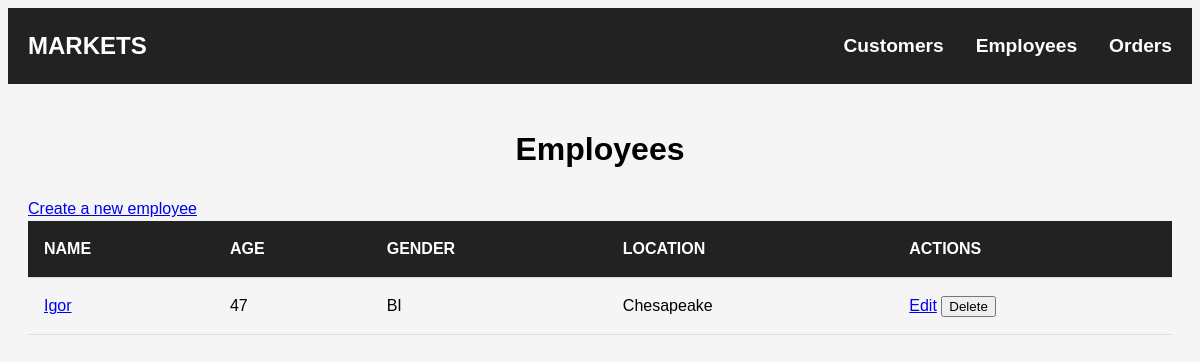
/employees/, run on the app's committed database.
### dashboard/models.py (models this page shows, shortened)
class Employee(models.Model):
    employee_name = models.CharField(
        max_length=225,
        null=True,
        blank=True,
        verbose_name='Employee name'
    )
    age = models.IntegerField()
    gender = models.CharField(
        max_length=20,
        choices=GENDER_CHOICES,
        default='OTHER'
    )
    location = models.ForeignKey(
        Location,
        on_delete=models.CASCADE
    )
    class Meta:
        verbose_name = 'Employee'
        verbose_name_plural = 'Employees'

### markets/models.py (models this page shows)
class Location(models.Model):
    location_name = models.CharField(
        max_length=225,
        null=True,
        blank=True,
        verbose_name='Название места'
    )
    class Meta:
        verbose_name = 'Location'
        verbose_name_plural = 'locations'
    def __str__(self):
        return self.location_name

### dashboard/views.py (the view)
# urls.py: path('employees/', views.employee_list, name='employee_list'),
def employee_list(request):
    employees = Employee.objects.all()
    context = {'employees': employees}
    return render(request, 'employee_list.html', context)

### dashboard/templates/employee_list.html (shortened to what this page needs)
{% extends 'base.html' %}
{% block content %}
  <h1>Employees</h1>
  <a href="{% url 'dashboard:employee_create' %}" class="btn btn-primary">Create a new employee</a>
  <table class="table table-striped">
    <thead>
      <tr>
        <th>Name</th>
        <th>Age</th>
        <th>Gender</th>
        <th>Location</th>
        <th scope="col">Actions</th>
      </tr>
    </thead>
    <tbody>
      {% for employee in employees %}
      <tr>
        <td><a href="{% url 'dashboard:employee_detail' employee.id %}">{{ employee.employee_name }}</a></td>
        <td>{{ employee.age }}</td>
        <td>{{ employee.gender }}</td>
        <td>{{ employee.location }}</td>
        <td>
          <a href="{% url 'dashboard:employee_update' employee.id %}" class="btn btn-secondary">Edit</a>
          <form method="post" action="{% url 'dashboard:employee_delete' employee.id %}" style="display: inline-block;">
            <button type="submit" class="btn btn-danger">Delete</button>
          </form>
        </td>
      </tr>
      {% empty %}
      <tr>
        <td colspan="5">No employees found.</td>
      </tr>
      {% endfor %}
    </tbody>
  </table>
{% endblock %}

### dashboard/templates/base.html (style rules this page uses)
body { font-family: Arial, sans-serif; font-size: 16px; line-height: 1.5; background-color: #f5f5f5; }
h1 { font-size: 2rem; font-weight: bold; margin-bottom: 1.5rem; text-align: center; }
table { width: 100%; border-collapse: collapse; margin-bottom: 2rem; }
th, td { padding: 1rem; text-align: left; border-bottom: 1px solid #ddd; }
th { background-color: #222; color: #fff; font-weight: bold; text-transform: uppercase; }

### data on the page
Employee: employee_name "Igor", age "47", gender "BI", location "Chesapeake"
